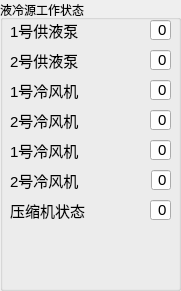
   <widget class="QGroupBox" name="GB_State">
    <property name="geometry">
     <rect>
      <x>10</x>
      <y>90</y>
      <width>181</width>
      <height>291</height>
     </rect>
    </property>
    <property name="title">
     <string>液冷源工作状态</string>
    </property>
    <widget class="QLabel" name="Lab_SW1">
     <property name="geometry">
      <rect>
       <x>10</x>
       <y>20</y>
       <width>81</width>
       <height>21</height>
      </rect>
     </property>
     <property name="font">
      <font>
       <pointsize>11</pointsize>
      </font>
     </property>
     <property name="text">
      <string>1号供液泵</string>
     </property>
    </widget>
    <widget class="QLabel" name="Lab_SW2">
     <property name="geometry">
      <rect>
       <x>10</x>
       <y>50</y>
       <width>81</width>
       <height>21</height>
      </rect>
     </property>
     <property name="font">
      <font>
       <pointsize>11</pointsize>
      </font>
     </property>
     <property name="text">
      <string>2号供液泵</string>
     </property>
    </widget>
    <widget class="QLineEdit" name="LE_SW1">
     <property name="geometry">
      <rect>
       <x>150</x>
       <y>20</y>
       <width>21</width>
       <height>20</height>
      </rect>
     </property>
     <property name="font">
      <font>
       <pointsize>11</pointsize>
      </font>
     </property>
     <property name="text">
      <string>0</string>
     </property>
     <property name="alignment">
      <set>Qt::AlignRight|Qt::AlignTrailing|Qt::AlignVCenter</set>
     </property>
    </widget>
    <widget class="QLineEdit" name="LE_SW2">
     <property name="geometry">
      <rect>
       <x>150</x>
       <y>50</y>
       <width>21</width>
       <height>20</height>
      </rect>
     </property>
     <property name="font">
      <font>
       <pointsize>11</pointsize>
      </font>
     </property>
     <property name="text">
      <string>0</string>
     </property>
     <property name="alignment">
      <set>Qt::AlignRight|Qt::AlignTrailing|Qt::AlignVCenter</set>
     </property>
    </widget>
    <widget class="QLineEdit" name="LE_SW3">
     <property name="geometry">
      <rect>
       <x>150</x>
       <y>80</y>
       <width>21</width>
       <height>20</height>
      </rect>
     </property>
     <property name="font">
      <font>
       <pointsize>11</pointsize>
      </font>
     </property>
     <property name="text">
      <string>0</string>
     </property>
     <property name="alignment">
      <set>Qt::AlignRight|Qt::AlignTrailing|Qt::AlignVCenter</set>
     </property>
    </widget>
    <widget class="QLabel" name="Lab_SW3">
     <property name="geometry">
      <rect>
       <x>10</x>
       <y>80</y>
       <width>81</width>
       <height>21</height>
      </rect>
     </property>
     <property name="font">
      <font>
       <pointsize>11</pointsize>
      </font>
     </property>
     <property name="text">
      <string>1号冷风机</string>
     </property>
    </widget>
    <widget class="QLineEdit" name="LE_SW4">
     <property name="geometry">
      <rect>
       <x>150</x>
       <y>110</y>
       <width>21</width>
       <height>20</height>
      </rect>
     </property>
     <property name="font">
      <font>
       <pointsize>11</pointsize>
      </font>
     </property>
     <property name="text">
      <string>0</string>
     </property>
     <property name="alignment">
      <set>Qt::AlignRight|Qt::AlignTrailing|Qt::AlignVCenter</set>
     </property>
    </widget>
    <widget class="QLabel" name="Lab_SW4">
     <property name="geometry">
      <rect>
       <x>10</x>
       <y>110</y>
       <width>81</width>
       <height>21</height>
      </rect>
     </property>
     <property name="font">
      <font>
       <pointsize>11</pointsize>
      </font>
     </property>
     <property name="text">
      <string>2号冷风机</string>
     </property>
    </widget>
    <widget class="QLineEdit" name="LE_SW5">
     <property name="geometry">
      <rect>
       <x>150</x>
       <y>200</y>
       <width>21</width>
       <height>20</height>
      </rect>
     </property>
     <property name="font">
      <font>
       <pointsize>11</pointsize>
      </font>
     </property>
     <property name="text">
      <string>0</string>
     </property>
     <property name="alignment">
      <set>Qt::AlignRight|Qt::AlignTrailing|Qt::AlignVCenter</set>
     </property>
    </widget>
    <widget class="QLabel" name="Lab_SW5">
     <property name="geometry">
      <rect>
       <x>10</x>
       <y>200</y>
       <width>101</width>
       <height>21</height>
      </rect>
     </property>
     <property name="font">
      <font>
       <pointsize>11</pointsize>
      </font>
     </property>
     <property name="text">
      <string>压缩机状态</string>
     </property>
    </widget>
    <widget class="QLineEdit" name="LE_SW6">
     <property name="geometry">
      <rect>
       <x>150</x>
       <y>140</y>
       <width>21</width>
       <height>20</height>
      </rect>
     </property>
     <property name="font">
      <font>
       <pointsize>11</pointsize>
      </font>
     </property>
     <property name="text">
      <string>0</string>
     </property>
     <property name="alignment">
      <set>Qt::AlignRight|Qt::AlignTrailing|Qt::AlignVCenter</set>
     </property>
    </widget>
    <widget class="QLineEdit" name="LE_SW7">
     <property name="geometry">
      <rect>
       <x>151</x>
       <y>170</y>
       <width>20</width>
       <height>20</height>
      </rect>
     </property>
     <property name="font">
      <font>
       <pointsize>11</pointsize>
      </font>
     </property>
     <property name="text">
      <string>0</string>
     </property>
     <property name="alignment">
      <set>Qt::AlignRight|Qt::AlignTrailing|Qt::AlignVCenter</set>
     </property>
    </widget>
    <widget class="QLabel" name="Lab_SW7">
     <property name="geometry">
      <rect>
       <x>10</x>
       <y>170</y>
       <width>81</width>
       <height>21</height>
      </rect>
     </property>
     <property name="font">
      <font>
       <pointsize>11</pointsize>
      </font>
     </property>
     <property name="text">
      <string>2号冷风机</string>
     </property>
    </widget>
    <widget class="QLabel" name="Lab_SW6">
     <property name="geometry">
      <rect>
       <x>10</x>
       <y>140</y>
       <width>81</width>
       <height>21</height>
      </rect>
     </property>
     <property name="font">
      <font>
       <pointsize>11</pointsize>
      </font>
     </property>
     <property name="text">
      <string>1号冷风机</string>
     </property>
    </widget>
   </widget>
